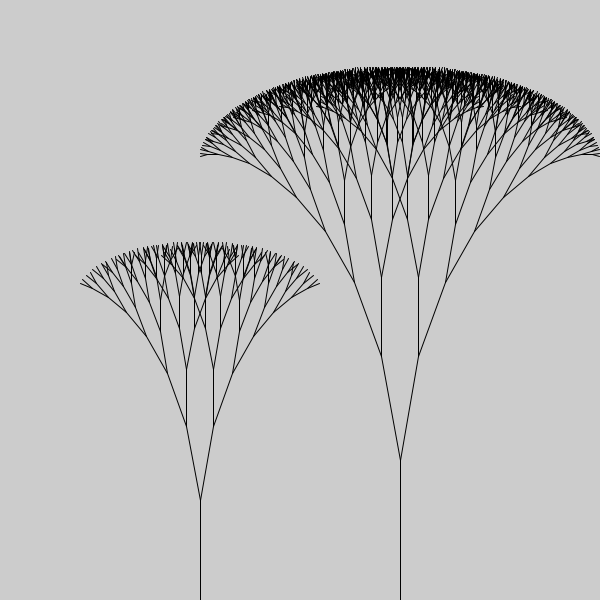
Frame 1 (no input)
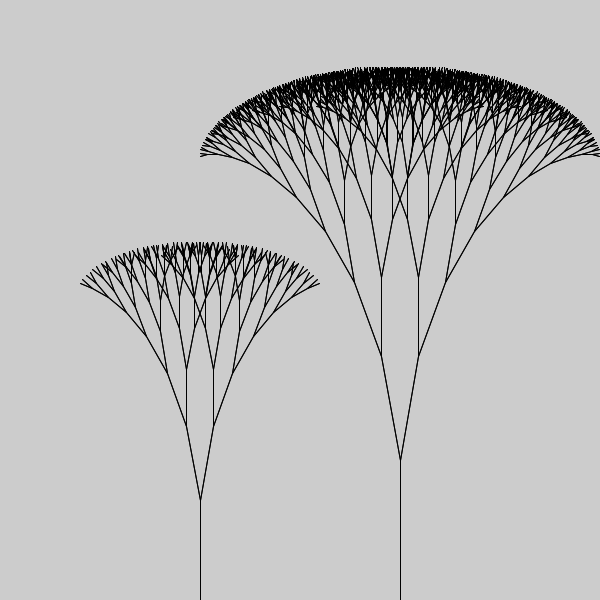
Frame 2 (the mouse pressed at the canvas centre, redrawn once)

The Processing sketch that drew these frames (run headless with seeded random() and noise(); the mouse was pressed at the canvas centre and the sketch redrawn once):

// Processing sketch: sk_recursive_tree2
// ── sk_recursive_tree2.pde
void setup()
{
  size( 600, 600 );
  noLoop();  // アニメーションしない
}

void draw()
{
  drawTree( width/3, height,   100, -90, 8 );   // 左の木
  drawTree( width*2/3, height, 140, -90, 11 );  // 右の木
}

/**
  再帰関数：線を再帰的に短くし，回転させながら２分岐描画する．
*/
void drawTree( float fBeginX, float fBeginY, float fLength, float fRot, int iLevel )
{
  if( iLevel > 0 )
  {
     // 線の終点
    float fEndX = fBeginX + cos( radians( fRot ) ) * fLength;
    float fEndY = fBeginY + sin( radians( fRot ) ) * fLength;
    
    // 線の描画
    line( fBeginX, fBeginY, fEndX, fEndY );
    
    // 再帰呼び出し
    drawTree( fEndX, fEndY, fLength * 0.75, fRot + 10, iLevel - 1 );
    drawTree( fEndX, fEndY, fLength * 0.75, fRot - 10, iLevel - 1 );
  }
}
